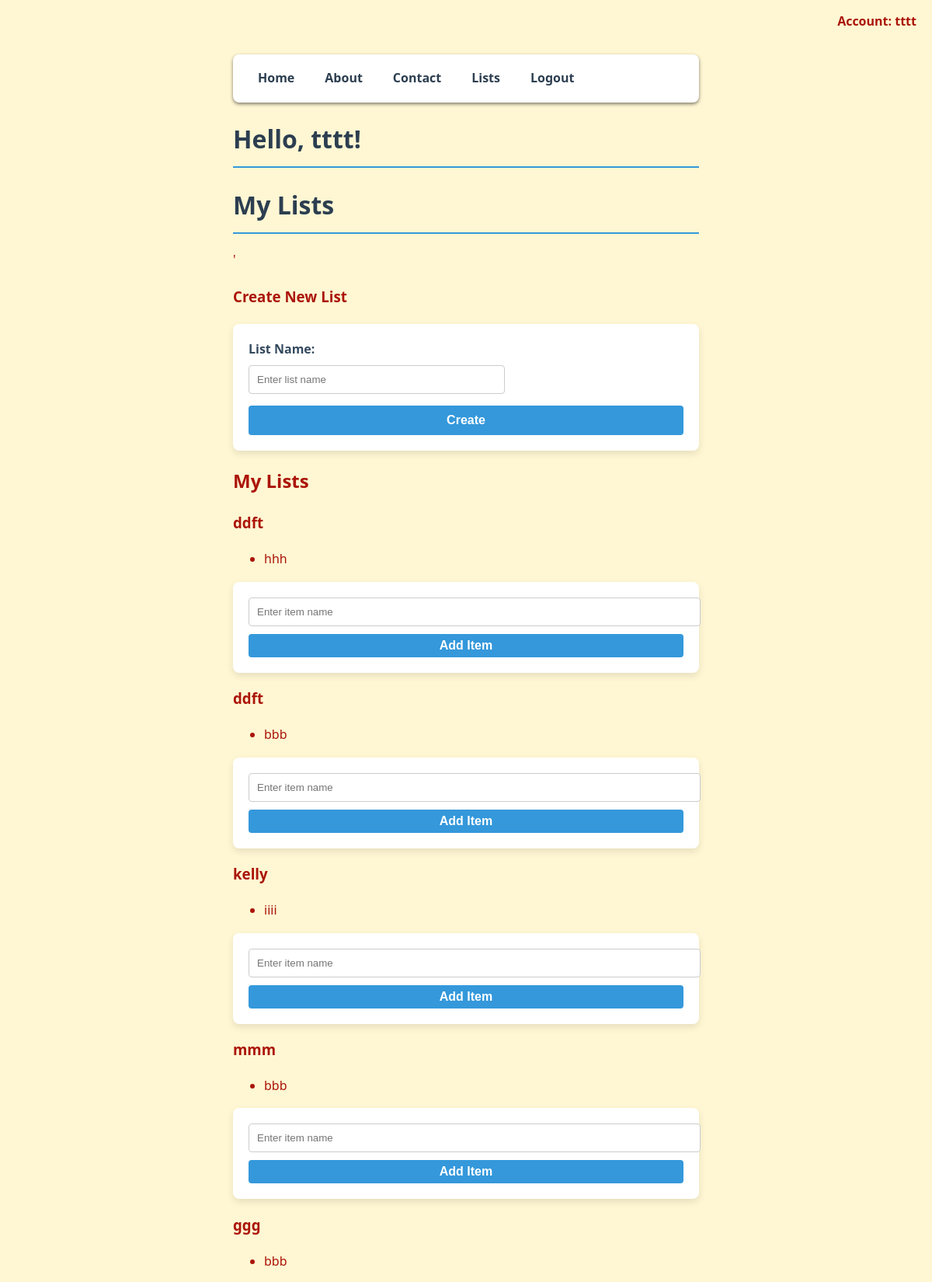
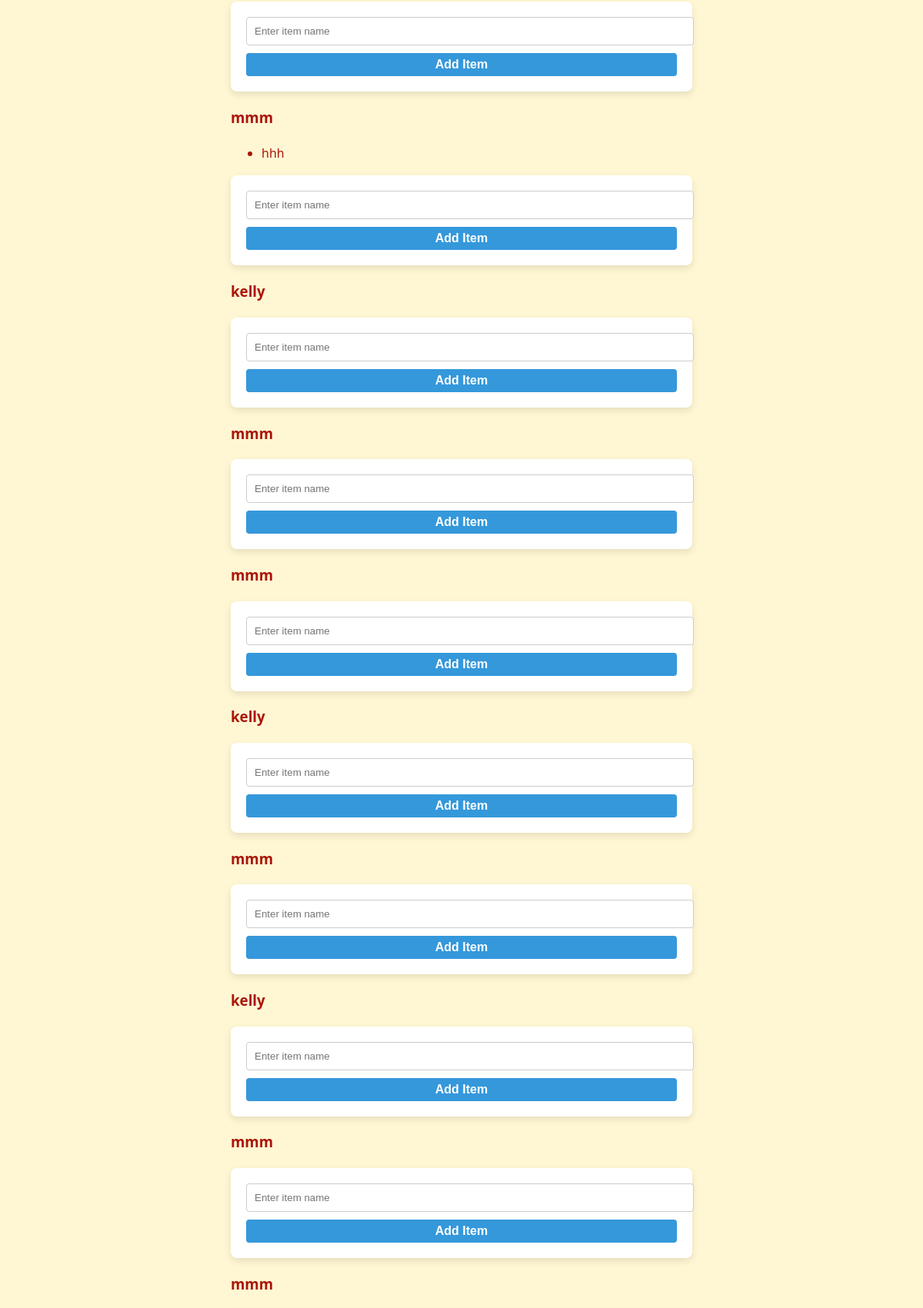
Screenshot of / (signed in, upper part) with the database file from the repository (2 pictures, top to bottom).
### site.py (models this page shows)
class Group(db.Model):
    id = db.Column(db.Integer, primary_key=True)
    name = db.Column(db.String(100), nullable=False)
    user_id = db.Column(db.Integer, db.ForeignKey('user.id'), nullable=False)
    items = db.relationship('Item', backref='group', cascade='all, delete-orphan', lazy=True)

class Item(db.Model):
    id = db.Column(db.Integer, primary_key=True)
    text = db.Column(db.String(200), nullable=False)
    group_id = db.Column(db.Integer, db.ForeignKey('group.id'), nullable=False)

### site.py (the view)
@app.route('/')
def home():
    username = session.get('username')
    lists = []
    if username:
        user = User.query.filter_by(username=username).first()
        if user:
            lists = Group.query.filter_by(user_id=user.id).all()
    return render_template('index.html', username=username, lists=lists)

### templates/index.html (shortened to what this page needs)
<!DOCTYPE html>
<html lang="en">
<head>
    <link rel="stylesheet" href="{{ url_for('static', filename='style.css') }}">
</head>
<body>
    <nav>
        <a href="{{url_for('home') }}">Home</a>
        <a href="{{url_for('about') }}">About</a>
        <a href="{{url_for('contact') }}">Contact</a>
        <a href="{{url_for('lists') }}">Lists</a>
        {% if username %}
            <a href="{{ url_for('logout') }}">Logout</a>
        {% else %}
            <a href="{{ url_for('login') }}">Login</a>
            <a href="{{ url_for('register') }}">Register</a>
        {% endif %}
    </nav>
    {% if username %}
        <div style='position: absolute; top:15px; right: 20px; font-weight: bold;'>
            Account: {{ username }}
        </div>
    {% endif %}
    <header>
        <h1>Hello, {{ username }}!</h1>
    </header>
    <h1>My Lists</h1>
    {% if username %}
        <div class='card'>'
            <h3>Create New List</h3>
            <form hx-post="{{ url_for('create_list') }}"
                  hx-target='#lists-container'
                  hx-swap='beforeend'
                  hx-on::after-request="this.reset()"
                  method="POST">
                <label for="list_name">List Name:</label>
                <input type="text" id="list_name" name="list_name" required placeholder="Enter list name">
                <button type="submit">Create</button>
            </form>
        </div>
        <h2>My Lists</h2>
        <div class='group-container' id='lists-container'>
            {% if lists %}
                {% for list in lists %}
                    <div class='group-card' id='list-card-{{ list.id }}'>
                        <h3>{{ list.name }}</h3>
                        <ul class='item-list' id='items-{{ list.id }}'>
                            {% for item in list.items %}
                                <li>{{ item.text }}</li>
                            {% endfor %}
                        </ul>
                        <form hx-post="{{ url_for('add_item', list_id=list.id) }}"
                              hx-target="#items-{{ list.id }}"
                              hx-swap="innerHTML"
                              hx-on::after-request="this.reset()"
                              style="margin-top: 15px;">
                            <input type="text" name="text" required placeholder="Enter item name" style="width: 100%; margin-bottom: 10px;">
                            <button type="submit" style='font-size: 16px; padding: 6px 12px;'>Add Item</button>
                        </form>
                    </div>
                {% endfor %}
            {% else %}
                <p>You have no lists yet. Create one above!</p>
            {% endif %}
        </div>
    {% else %}
        <p>Please <a href="{{url_for('login')}}">log in</a> or <a href="{{ url_for('register')}}">register</a> to view your lists.</p>
    {% endif %}
</body>
</html>

### static/style.css (style rules this page uses)
body { font-family: 'Segoe UI', Tahoma, Verdana, Geneva, sans-serif; background-color: #fff7d3; color: #AB1509; max-width: 600px; margin: 50px auto; padding: 20px; line-height: 1.6; }
h1 { color: #2c3e50; border-bottom: 2px solid #3498db; padding-bottom: 10px; }
nav { margin-bottom: 20px; }
nav a, p a { color: #3498db; text-decoration: none; margin-right: 15px; font-weight: 600; }
form { background: #ffffff; padding: 20px; border-radius: 7px; box-shadow: 0 4px 10px rgba(0, 0, 0, 0.05); margin-top: 20px; }
label { font-weight: 600; color: #34495e }
button[type='submit'] { background-color: #3498db; color: white; padding: 10px 20px; border: none; border-radius: 4px; cursor: pointer; font-size: 16px; font-weight: 600; width: 100%; }
nav { background-color: #ffff; padding: 12px 20px; border-radius: 8px; box-shadow: 0 2px 4px rgba(0, 0, 0, 0.5); margin-bottom: 20px; display: flex; gap: 15px; width:-moz-fit-content; }
nav a { color: #2c3e50; text-decoration: none; font-weight: 600; padding: 6px 12px; border-radius: 4px; transition: background-color 0.2s, color 0.2s; margin-right: 0; }
form { background-color: #ffffff; padding: 20px; border-radius: 8px; box-shadow: 0 4px 10px rgba(0, 0, 0, 0.1); margin-top: 20px; }
label { font-weight: 600; color: #34495e; display: block; margin-bottom: 8px; }
input[type='text'], input[type='password'] { width: 55%; padding: 10px; margin-bottom: 15px; border: 1px solid #ccc; border-radius: 4px; }
html { scroll-behavior: smooth; }
body { overflow-anchor: auto; }

### rows the page displays
Group: name "ddft"
Item: text "hhh"
Group: name "ddft"
Item: text "bbb"
Group: name "kelly"
Item: text "iiii"
Group: name "mmm"
Item: text "bbb"
Group: name "ggg"
Item: text "bbb"
Group: name "mmm"
Item: text "hhh"
Group: name "kelly"
Group: name "mmm"
Group: name "mmm"
Group: name "kelly"
Group: name "mmm"
Group: name "kelly"
Group: name "mmm"
Group: name "mmm"

### other values shown
{{ username }} "tttt"
